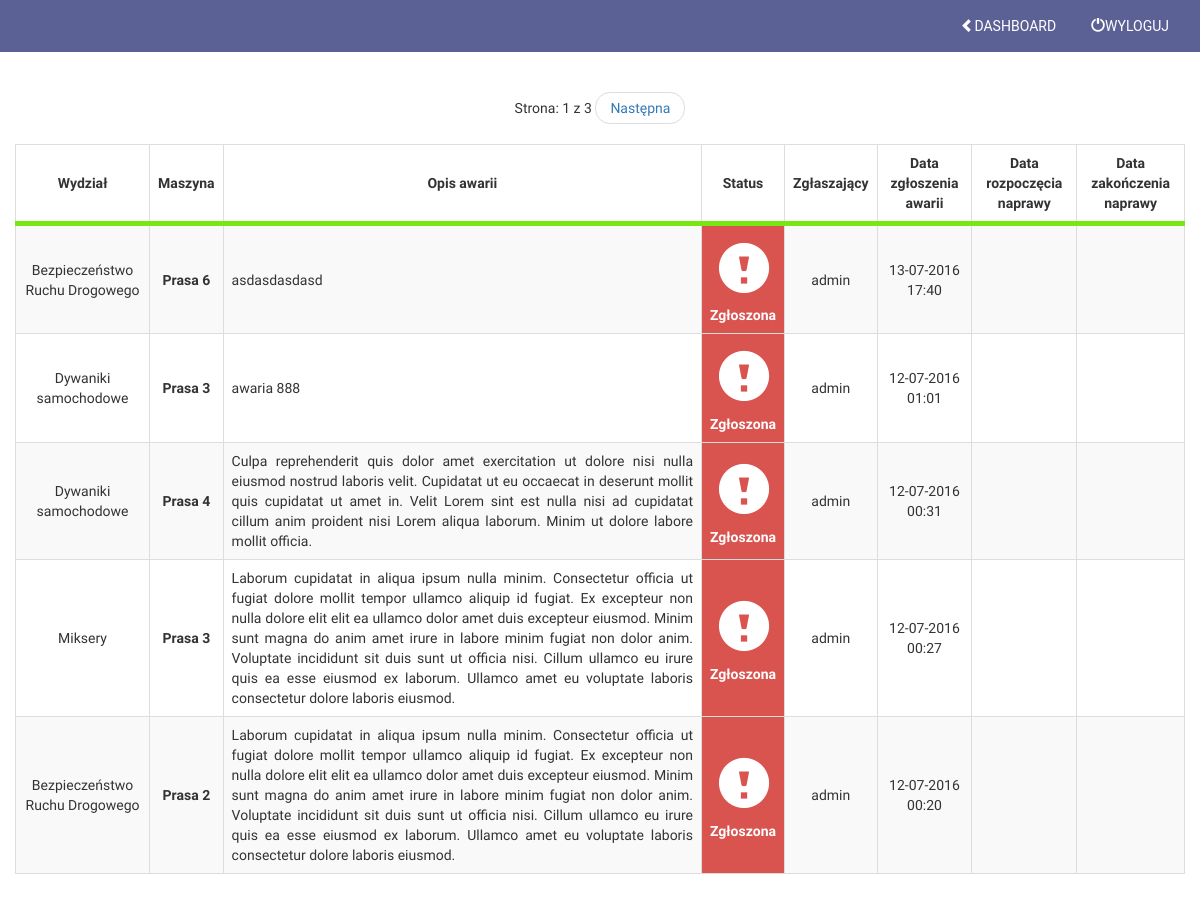
/awarie_all/ (signed in), run on the app's committed database.
### failure/models.py (models this page shows, shortened)
class Awaria(models.Model):
	maszyna = models.ForeignKey(Maszyna, on_delete=models.PROTECT, verbose_name='Maszyna')
	wydzial = models.ForeignKey(Wydzial, verbose_name='Wydział')
	description = models.TextField(verbose_name="Opis awarii", blank=True)
	add_date = models.DateTimeField(auto_now_add=True, verbose_name="Data zgłoszenia")
	repair_date = models.DateTimeField(blank=True, null=True, verbose_name="Data rozpoczęcia naprawy")
	remove_date = models.DateTimeField(blank=True, null=True, verbose_name="Data zakończenia naprawy")
	user = models.ForeignKey(User, verbose_name='Zgłaszający')
	sur = models.CharField(max_length = 50, verbose_name='Przyjęte przez',blank=True, null=True)
	status = models.ForeignKey(Status, default=1, verbose_name='Status')
	class Meta:
         verbose_name = "Awaria"
         verbose_name_plural = "Awarie"

class Wydzial(models.Model):
	nazwa = models.CharField(max_length=50, verbose_name="Nazwa wydziału")
	user = models.ForeignKey(User, verbose_name='Mistrz')
	def __str__(self):
		return self.nazwa
	class Meta:
         verbose_name = "Wydział"
         verbose_name_plural = "Wydziały"

class Maszyna(models.Model):
	nazwa = models.CharField(max_length=50, verbose_name="Nazwa")
	wydzial = models.ForeignKey(Wydzial, verbose_name='Wydział')
	hala = models.ForeignKey(Hala, verbose_name='Hala')
	opiekun = models.ForeignKey(User, verbose_name='Opiekun', default=1)
	def __str__(self):
		return self.nazwa
	class Meta:
         verbose_name = "Maszyna"
         verbose_name_plural = "Maszyny"

class Status(models.Model):
    nazwa = models.CharField(max_length = 50, verbose_name = 'Nazwa')
    def __str__(self):
        return self.nazwa
    class Meta:
        verbose_name = 'Status'
        verbose_name_plural = 'Statusy'

### failure/views.py (the view)
# urls.py: url(r'^awarie_all/$', 'failure.views.awarie_all'),
@login_required
def awarie_all(request):
    awarie_all_list = Awaria.objects.all().order_by('status','-add_date')
    paginator = Paginator(awarie_all_list,5)
    try:
        page = int(request.GET.get('page', '1'))
    except:
        page = 1
    try:
        awarie_all = paginator.page(page)
    except(EmptyPage, InvalidPage):
        awarie_all = paginator.page(paginator.num_pages)
    return render(request, 'awarie_all.html', {
        'awarie_all' : awarie_all
        })

### templates/awarie_all.html (shortened to what this page needs)
{% extends "base.html" %}
{% load staticfiles %}
{% block content %}
<section id="produkt">
<div class="container">
<div class="row">
    {% if awarie_all %}
	<table id="result_list" class="table table-striped table-bordered">
		<thead>
			<tr>
				<th scope="col" class="sortable column">Wydział</th>
				<th scope="col" class="sortable column">Maszyna</th>
				<th scope="col" class="sortable column">Opis awarii</th>
                <th scope="col" class="sortable column">Status</th>
				<th scope="col" class="sortable column">Zgłaszający</th>
				<th scope="col" class="sortable column">Data zgłoszenia awarii</th>
				<th scope="col" class="sortable column">Data rozpoczęcia naprawy</th>
				<th scope="col" class="sortable column">Data zakończenia naprawy</th>
			</tr>
		</thead>
		<tbody>
        {% for awarie in awarie_all.object_list %}
			<tr class="row1 text-center">
				<td class="field-wydzial">{{ awarie.wydzial }}</td>
				<td class="field-maszyna"><strong>{{ awarie.maszyna }}</strong></td>
				<td class="field-opis text-justify">{{ awarie.description }}</td>
				<th class="field-status">{{ awarie.status }}</th>
				<td class="field-declarant">{{ awarie.user }}</td>
				<td class="field-filing_date">{{ awarie.add_date |date:"d-m-Y H:i" }}</td>
				<td class="field-filing_date">{{ awarie.repair_date |date:"d-m-Y H:i" }}</td>
				<td class="field-filing_date">{{ awarie.remove_date |date:"d-m-Y H:i" }}</td>
			</tr>
        {% endfor %}
        </tbody>
        {% else %}
        <p>Brak awarii</p>
	</table>
        {% endif %}
</div>
</div>
		<nav>
			<ul class="pager">
				<li>
					Strona: {{ awarie_all.number }} z {{ awarie_all.paginator.num_pages }}
				</li>
				<li>{% if awarie_all.has_next %}
						<a href="?page={{ awarie_all.next_page_number }}">Następna</a>
					{% endif %}
				</li>
			</ul>
		</nav>
</section>
{% endblock %}

### data on the page
Awaria: wydzial "Bezpieczeństwo Ruchu Drogowego", maszyna "Prasa 6", description "asdasdasdasd", status "Zgłoszona", user "admin", add_date "13-07-2016 17:40"
Awaria: wydzial "Dywaniki samochodowe", maszyna "Prasa 3", description "awaria 888", status "Zgłoszona", user "admin", add_date "12-07-2016 01:01"
Awaria: wydzial "Dywaniki samochodowe", maszyna "Prasa 4", description "Culpa reprehenderit quis dolor amet exercitation ut dolore nisi nulla eiusmod nostrud laboris velit. Cupidatat ut eu occaecat in deserunt mollit quis cupidatat ut amet in. Velit Lorem sint est nulla nisi ad cupidatat cillum anim proident nisi Lorem aliqua laborum. Minim ut dolore labore mollit officia.", status "Zgłoszona", user "admin", add_date "12-07-2016 00:31"
Awaria: wydzial "Miksery", maszyna "Prasa 3", description "Laborum cupidatat in aliqua ipsum nulla minim. Consectetur officia ut fugiat dolore mollit tempor ullamco aliquip id fugiat. Ex excepteur non nulla dolore elit elit ea ullamco dolor amet duis excepteur eiusmod. Minim sunt magna do anim amet irure in labore minim fugiat non dolor anim. Voluptate incididunt sit duis sunt ut officia nisi. Cillum ullamco eu irure quis ea esse eiusmod ex laborum. Ullamco amet eu voluptate laboris consectetur dolore laboris eiusmod.", status "Zgłoszona", user "admin", add_date "12-07-2016 00:27"
Awaria: wydzial "Bezpieczeństwo Ruchu Drogowego", maszyna "Prasa 2", description "Laborum cupidatat in aliqua ipsum nulla minim. Consectetur officia ut fugiat dolore mollit tempor ullamco aliquip id fugiat. Ex excepteur non nulla dolore elit elit ea ullamco dolor amet duis excepteur eiusmod. Minim sunt magna do anim amet irure in labore minim fugiat non dolor anim. Voluptate incididunt sit duis sunt ut officia nisi. Cillum ullamco eu irure quis ea esse eiusmod ex laborum. Ullamco amet eu voluptate laboris consectetur dolore laboris eiusmod.", status "Zgłoszona", user "admin", add_date "12-07-2016 00:20"

### other printed values
{{ awarie_all.number }} "1"
{{ awarie_all.paginator.num_pages }} "3"
